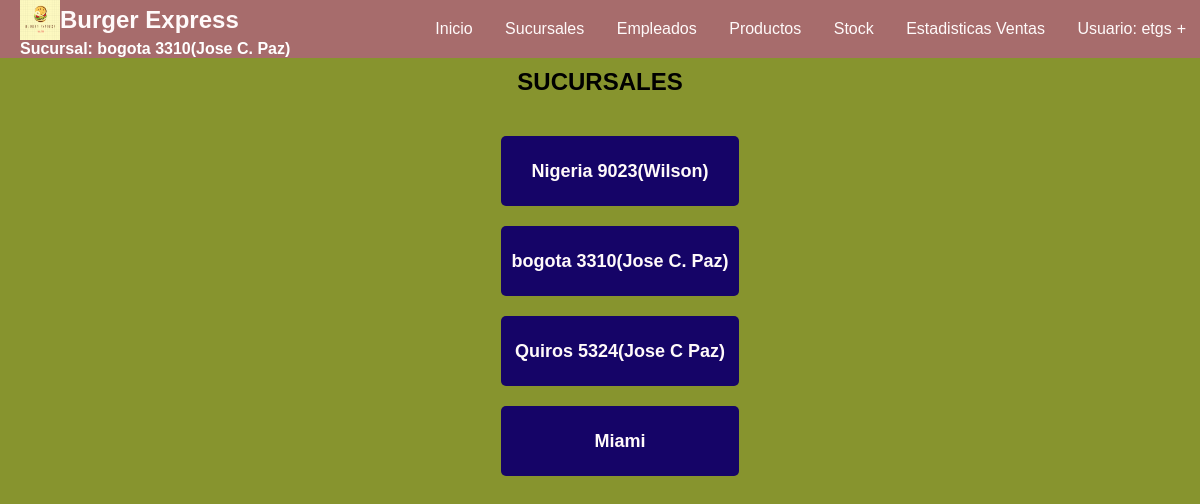
The app's page /sucursal2/Vistas/select.php (signed in) with its own data.
### tables this page shows
CREATE TABLE IF NOT EXISTS `infosucursal` (
  `id` int NOT NULL,
  `nombre` varchar(30) NOT NULL,
  `logo` text NOT NULL,
  `bg_color` varchar(7) NOT NULL,
  `header_color` varchar(7) NOT NULL,
  `table_color` varchar(7) NOT NULL,
  `font` varchar(10) NOT NULL,
  `btn` varchar(7) NOT NULL,
  `aside` varchar(7) NOT NULL,
  `aside_btn` varchar(7) NOT NULL
);

CREATE TABLE IF NOT EXISTS `sucursales` (
  `Cod_sucursal` int NOT NULL,
  `Direccion` varchar(40) NOT NULL,
  `Capacidad` int NOT NULL,
  `Cod_supervisor` varchar(28) NOT NULL,
  `Fecha` date NOT NULL
);

### sucursal2/Modelos/consultas.php (called while the page is built, shortened)
<?php
	function getSucursales($one=" "){
		require'../Modelos/conexion.php';
		$consulta = $conexion->prepare("SELECT * FROM sucursales $one");
		$consulta->execute();
		$datos = $consulta->fetchAll(PDO::FETCH_ASSOC);
		return $datos;
	}
	function view_tabla($nombre){
		require'../Modelos/conexion.php';
		$consulta = $conexion->prepare("SELECT * FROM $nombre");
		$consulta->execute();
		$datos = $consulta->fetchAll(PDO::FETCH_ASSOC);
		return $datos;
	}
?>

### sucursal2/Vistas/select.php (the view, shortened to what this page needs)
<?php include 'header.php'; ?>
<!DOCTYPE html>
<html lang="en">
<head>
    <link rel="stylesheet" href="../Vistas/styles/style.css">
</head>
<body>
	<section>
        <h1 style="text-align:center;">SUCURSALES</h1>
        <form action="" method="post" class="menu-select">
            <ul class="links">
                <?php
                   $sucursales = getSucursales();
                   foreach($sucursales as $sucursal){
                        echo'<li>
                    <input id="input_head" name="sucursal" type="submit" value="'.$sucursal['Direccion'].'"></li>';
                   }
                ?>
            </ul>
        </form>
    </section>
</body>
</html>

### sucursal2/Vistas/header.php (shortened to what this page needs)
<?php
if(!isset($_SESSION['usuario'])){
  header("location:../index.php");
}
else{
    include_once '../Modelos/consultas.php'; $info=view_tabla('infosucursal');
    ?>
      <link rel="stylesheet" type="text/css" href="styles/style.css">
  <nav id='menu' data-bg="<?= $_SESSION['bg'] ?>" data-header="<?= $_SESSION['header'] ?>" data-th="<?= $_SESSION['th'] ?>" data-font="<?= $_SESSION['font'] ?>" data-btn="<?= $_SESSION['btn'] ?>" data-aside="<?= $_SESSION['aside'] ?>" data-aside_btn="<?= $_SESSION['aside_btn'] ?>"">
    <div style="display: flex;margin-left: 20px;width: 30%;flex-direction: column;">
      <div style="display: flex;align-items: center;">
        <img src="./imgs/logo.png" width="40" height="40" >
        <h2 style="margin:0"><?= $info[0]['nombre'] ?></h2>
      </div>
      <h4 style="color: white;"><?= isset($_SESSION['sucursal']) ? 'Sucursal: '.$_SESSION['sucursal'] : ''; ?></h4>
    </div>
    <ul>
      <li><a href='select.php'>Inicio</a></li>
      <li><a href='view_sucursales.php'>Sucursales</a></li>
      <li><a href='view_empleados.php'>Empleados</a></li>
      <li><a href='view_productos.php'>Productos</a></li>
      <li><a href='infoStock.php'>Stock</a></li>
      <li><a href='estadisticas.php'>Estadisticas Ventas</a></li>
      <li><a class="dropdown-arrow">Usuario: <?= $_SESSION['usuario'] ?></a>
      </li>
    </ul>
  </nav>
<?php
  }
?>

### sucursal2/Vistas/styles/style.css (style rules this page uses)
* { margin: 0; box-sizing: border-box; }
:root { --header-color:#466995; --bg-color:#F58F29; --table-th-color:#7D4600; --header-font-color:white; --font-color:black; --aside-color:black; --button-color:#A4B0F5; --aside-button-color:#4464AD; }
body { font-family: Arial, sans-serif; background-color: var(--bg-color); }
section { padding: 10px; height: 90%; }
.menu-select { display: flex; justify-content: center; }
.menu-select .links { list-style: none; display: flex; flex-direction: column; justify-content: center; }
.links li { display: flex; flex-direction: column; justify-content: center; margin-top: 20px; }
.links li input[ type="submit"], .menu .links a { background-color:var(--button-color); color: var(--header-font-color); padding: 10px; font-size: large; font-weight: bold; border:none; border-radius: 5px; height: 70px; cursor: pointer; text-align: center; }
a { text-decoration: none; color: black; }
#menu { position: sticky; top: 0px; display: flex; color: var(--header-font-color); align-items: center; background-color: var(--header-color); padding: 0; }
#menu h2 { display: flex; align-items: center; font-weight: 900; margin-left: 20px; gap:10px; }
#menu ul, #menu li { margin: 0 auto; padding: 0; list-style: none }
#menu ul { width: 100%; text-align: right; }
#menu li { display: inline-block; position: relative; }
#menu a { display: block; line-height: NaNpx; padding: 20px 14px; text-decoration: none; color: var(--header-font-color); font-size: <font style="vertical-align: inherit;"><font style="vertical-align: inherit;">16</font></font>px; }
#menu a.dropdown-arrow:after { content: "\002B"; margin-left: 5px; }
h1 { text-align: center; margin-bottom: 20px; }

### records on screen
infosucursal: nombre "Burger Express"
sucursales: sucursal "Nigeria 9023(Wilson)"
sucursales: sucursal "bogota 3310(Jose C. Paz)"
sucursales: sucursal "Quiros 5324(Jose C Paz)"
sucursales: sucursal "Miami"

### other values on screen
$_SESSION['sucursal'] "bogota 3310(Jose C. Paz)"
$_SESSION['usuario'] "etgs"
